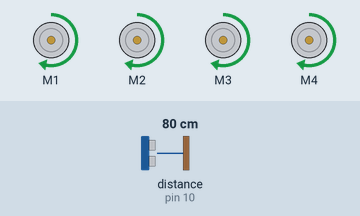
Bench run of a sketch on a simulated Arduino Uno, built with avr-gcc and run on an emulated ATmega328P. Shown: 4 × DC motor (green arrow = forward, orange = backward, longer = faster). Wiring (inferred from the names in the program): ultrasonic range finder: trigger pin 13; echo pin 10. Inputs (shaded band) come from the test bench; at power-on: distance to the obstacle (sensor on pin 10) 80 cm. The echo pulse lasts 58.3 µs per cm.

Above: at 6.2 s.
6.3 s: distance to the obstacle (sensor on pin 10) set to 19 cm
7.8 s: distance to the obstacle (sensor on pin 10) set to 14 cm
At 8.7 s:
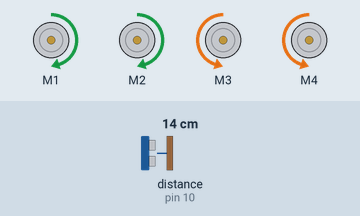
At 10.6 s:
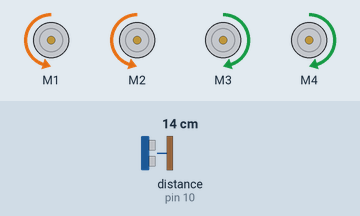
10.8 s: distance to the obstacle (sensor on pin 10) set to 8 cm
13.8 s: distance to the obstacle (sensor on pin 10) set to 5 cm
At 15.6 s:
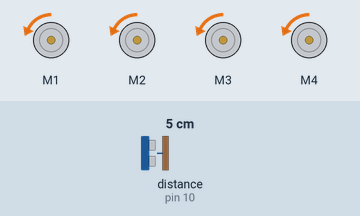
16.8 s: distance to the obstacle (sensor on pin 10) set to 9 cm
Timing chart, 0 to 20.5 s (numbered marks = the images above; inputs shaded):
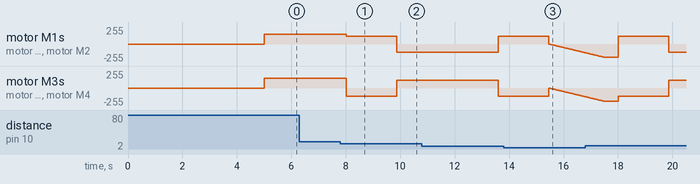

Measured:
- the behaviour switches between 17 and 16 cm on distance to the obstacle (sensor on pin 10) (found by bisection; images 0 and 1)
- the behaviour switches between 7 and 6 cm on distance to the obstacle (sensor on pin 10) (found by bisection; images 2 and 3)
- after the input at 6.3 s, every drawn part: stays the same
- after the input at 7.8 s, motor M1, motor M2: forward 150/255 → forward 120/255 after 0.22 s, → backward 120/255 1.9 s later; motor M3, motor M4: forward 150/255 → backward 120/255 after 0.22 s, → forward 120/255 1.9 s later

The sketch:

PWS-ZelfrijdendeAuto.ino
```cpp
#include <AFMotor.h>
#define echoPin 10
#define trigPin 13
long duration, distance;

AF_DCMotor motorRA(1, MOTOR12_1KHZ);
AF_DCMotor motorRV(2, MOTOR12_1KHZ);
AF_DCMotor motorLV(3, MOTOR34_1KHZ);
AF_DCMotor motorLA(4, MOTOR34_1KHZ);

void setup() {
  pinMode(echoPin, INPUT);
  pinMode(trigPin,  OUTPUT);

  delay(5000);
  motorRA.setSpeed(50);
  motorRV.setSpeed(50);
  motorLV.setSpeed(50);
  motorLA.setSpeed(50);
  motorVooruit();
}

void loop() {
  meetAfstand();
  if (distance <= 15 && distance > 5) {
    motorStop();
    draaiLinks();
    meetAfstand();
    if (distance <= 15 && distance > 5) {
      draaiRechts();
      draaiRechts();
      meetAfstand();
      if (distance <= 15 && distance > 5) {
        draaiLinks();
        motorAchteruit();
      }
    }
  }else if (distance <= 5) {
    motorAchteruit();
    motorStop();
    draaiLinks();
    meetAfstand();
    if (distance <= 15 && distance > 5) {
      draaiRechts();
      draaiRechts();
      meetAfstand();
      if (distance <= 15 && distance > 5) {
        draaiLinks();
        motorAchteruit();
      }
    }
  }else{
    motorVooruit();
  }
  delay(500);
}

void meetAfstand() {
  digitalWrite(trigPin, LOW);
  delayMicroseconds(2);
  digitalWrite(trigPin, HIGH);
  delayMicroseconds(10);
  digitalWrite(trigPin, LOW);
  duration = pulseIn(echoPin, HIGH);
  distance = (duration / 2) / 29.1;
}

void motorVooruit() {
  motorRA.setSpeed(150);
  motorRV.setSpeed(150);
  motorLV.setSpeed(150);
  motorLA.setSpeed(150);
  motorRA.run(FORWARD);
  motorRV.run(FORWARD);
  motorLV.run(FORWARD);
  motorLA.run(FORWARD);
}

void motorStop() {
  motorRA.run(RELEASE);
  motorRV.run(RELEASE);
  motorLV.run(RELEASE);
  motorLA.run(RELEASE);
}

void motorAchteruit() {
  for(int i; i < 200; i++) {
    motorRA.setSpeed(i);
    motorRV.setSpeed(i);
    motorLV.setSpeed(i);
    motorLA.setSpeed(i);
    motorRA.run(BACKWARD);
    motorRV.run(BACKWARD);
    motorLV.run(BACKWARD);
    motorLA.run(BACKWARD);
    delay(10);
  }
}

void draaiLinks() {
  for(int i; i <= 180; i++) {
    motorRA.setSpeed(120);
    motorRV.setSpeed(120);
    motorLV.setSpeed(120);
    motorLA.setSpeed(120);
    motorRA.run(FORWARD);
    motorRV.run(FORWARD);
    motorLV.run(BACKWARD);
    motorLA.run(BACKWARD);
    delay(10);
  }
}

void draaiRechts() {
  for(int i; i <= 180; i++) {
    motorRA.setSpeed(120);
    motorRV.setSpeed(120);
    motorLV.setSpeed(120);
    motorLA.setSpeed(120);
    motorRA.run(BACKWARD);
    motorRV.run(BACKWARD);
    motorLV.run(FORWARD);
    motorLA.run(FORWARD);
    delay(10);
  }
}
```
